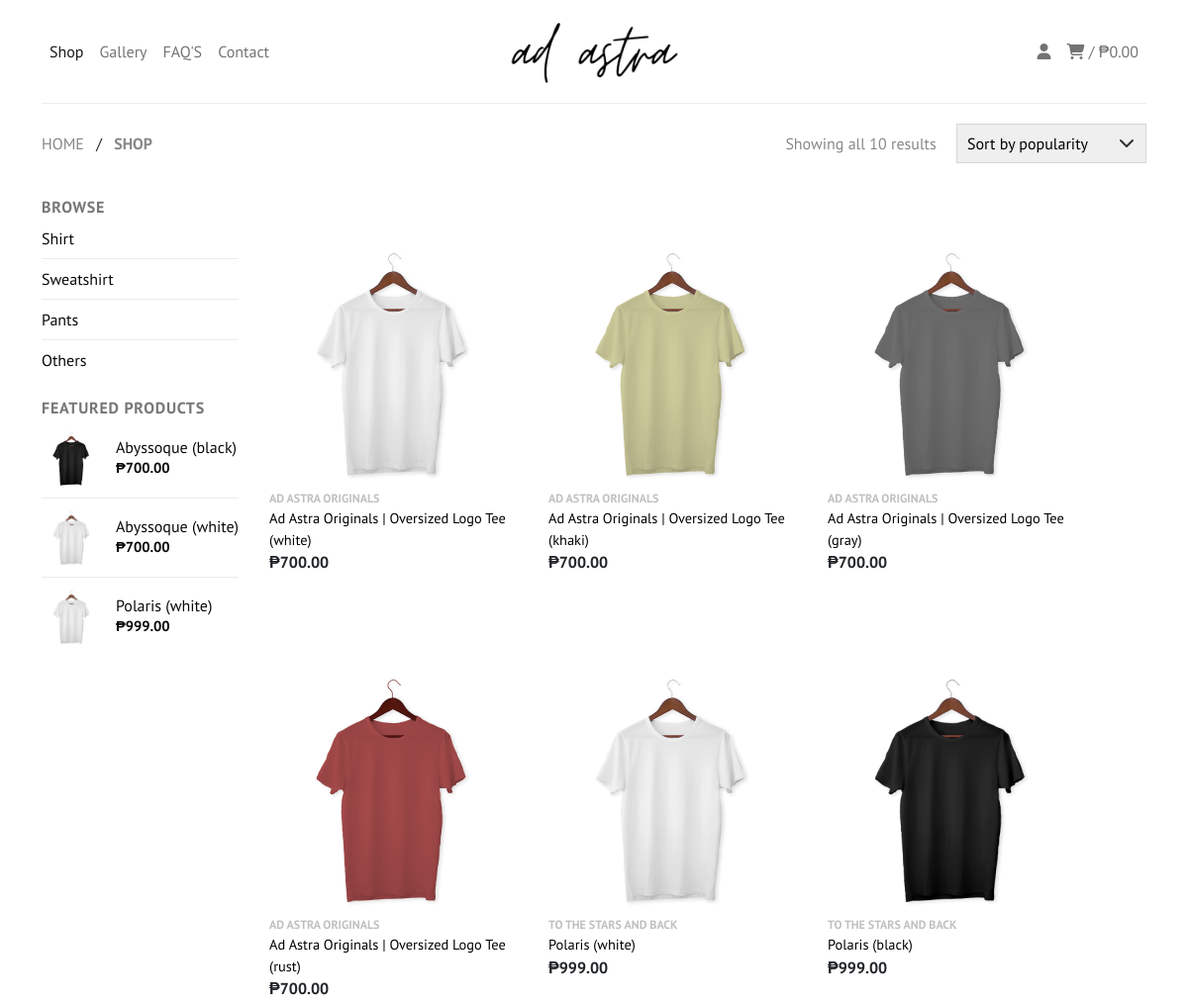
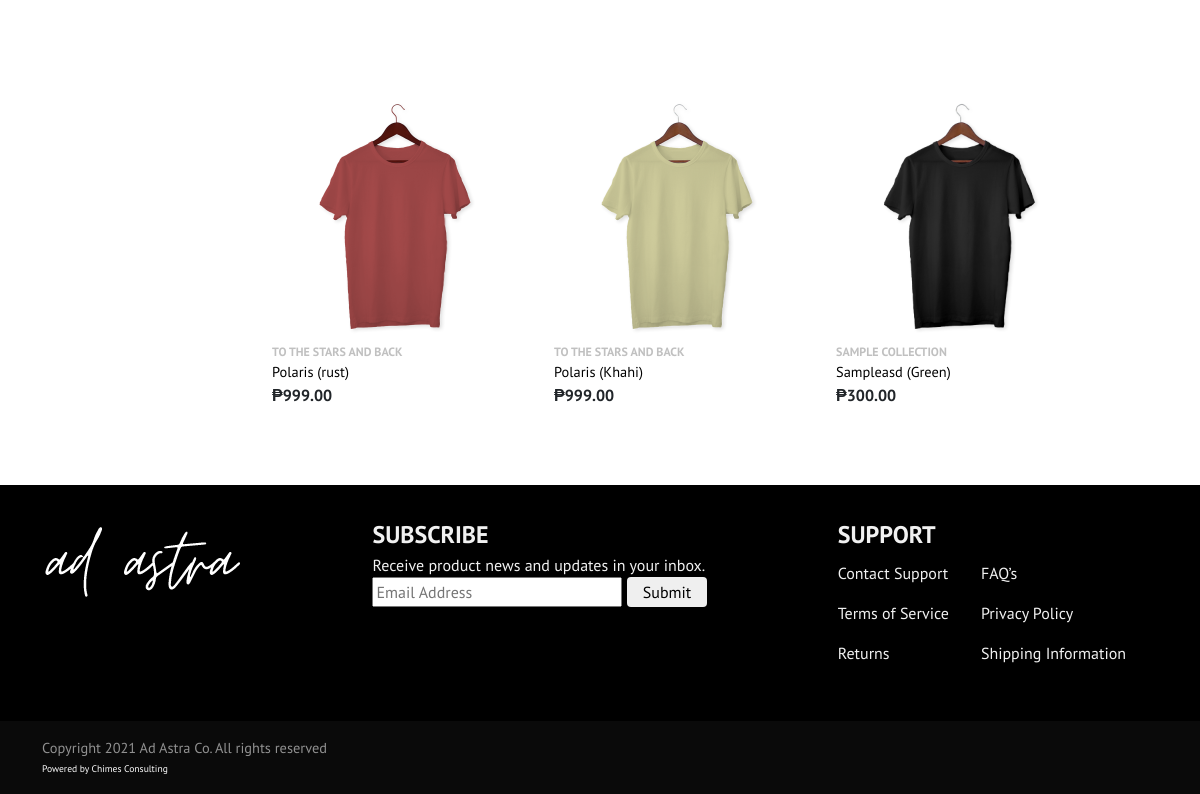
Screenshot of /category.php?cat_id=1 with the database file from the repository (2 pictures, top to bottom).
### tables this page shows
CREATE TABLE `category` (
  `id` int(11) NOT NULL,
  `name` varchar(100) NOT NULL
);

CREATE TABLE `tbl_item` (
  `id` int(11) NOT NULL,
  `name` varchar(255) NOT NULL,
  `color` varchar(50) NOT NULL,
  `price` text NOT NULL,
  `collection` text NOT NULL,
  `category_id` int(11) NOT NULL,
  `img` text NOT NULL,
  `hover_img` text NOT NULL,
  `date` date NOT NULL
);

### category.php (the view, shortened to what this page needs)
<!DOCTYPE html>
<html lang="en">
<?php include 'includes/head.php' ?>
<body>
    <?php include 'includes/nav.php' ?>
    <section class="categories-section">
        <div class="container">
            <div class="breadcrumb-categories">
                <div class="breadcrumbs">
                    <a href="index.php" class="breadcrumb-link">Home</a>
                    <span class="divider">/</span>
                    <a class="breadcrumb-link active-link">Shop</a>
                </div>
                <div class="categories">
                    <p>Showing all 10 results</p>
                    <form action="" class="orderby-form">
                        <select name="orderby" class="orderby">
                            <option value="">Sort by popularity</option>
                        </select>
                    </form>
                </div>
            </div>
        </div>
    </section>
    <section class="main-shop">
        <div class="container">
            <div class="shop-body">
                <?php include 'includes/shop_side_bar.php' ?>
                <div class="shop-products">
                    <div class="shop-product-row">
                        <?php
                        if (isset($_GET['cat_id'])) {
                            $id = $_GET['cat_id'];
                        }
                        $sql = "SELECT * FROM tbl_item WHERE category_id ='$id'";
                        $data = mysqli_query($con, $sql);
                        while ($row = mysqli_fetch_assoc($data)) {
                            $id = $row['id'];
                            $name = $row['name'];
                            $color = $row['color'];
                            $price = $row['price'];
                            $collection = $row['collection'];
                            $category = $row['category_id'];
                            $img = $row['img'];
                        ?>
                            <div class="shop-product-col">
                                <div class="shop-product-box">
                                    <div class="shop-product-image">
                                        <img src="./assets/img/<?php echo $img ?>" alt="">
                                    </div>
                                    <div class="shop-product-text-box">
                                        <div class="shop-product-title-box">
                                            <p class="collection"><?php echo $collection ?></p>
                                            <p class="product-title"><a href="product_page.php?p_id=<?php echo $id ?>&cat_id=<?php echo $category ?>"><?php echo $name ?> (<?php echo $color ?>)</a></p>
                                        </div>
                                        <div class="shop-product-price">
                                            <span class="price">
                                                &#8369;<?php echo $price ?>
                                            </span>
                                        </div>
                                    </div>
                                </div>
                            </div>
                        <?php
                        }
                        ?>
                    </div>
                </div>
            </div>
        </div>
    </section>
    <?php include 'includes/footer.php' ?>
</body>
</html>

### includes/shop_side_bar.php (shortened to what this page needs)
<div class="side-bar">
    <span class="sidebar-header-title">browse</span>
    <ul>
        <?php
        $sql = "SELECT * FROM category";
        $data = mysqli_query($con, $sql);
        while ($row = mysqli_fetch_assoc($data)) {
        ?>
            <li>
                <a href="category.php?cat_id=<?php echo $row['id'] ?>"><?php echo $row['name'] ?></a>
            </li>
        <?php
        }
        ?>
    </ul>
    <span class="sidebar-header-title">Featured Products</span>
    <ul class="featured-product-list">
        <?php
        $sql = "SELECT * FROM tbl_item ORDER BY date DESC LIMIT 3";
        $data = mysqli_query($con, $sql);
        while ($row = mysqli_fetch_assoc($data)) {
            $name = $row['name'];
            $color = $row['color'];
            $price = $row['price'];
            $img = $row['img'];
        ?>
            <li>
                <a href=""><img src="assets/img/<?php echo $img ?>" width="100" height="100" alt="">
                    <span class="sidebar-product-title"><?php echo $name ?> (<?php echo $color ?>)</span>
                    <p class="price-wrapper"><span class="currency">&#8369;<?php echo $price ?></span></p>
                </a>
            </li>
        <?php
        }
        ?>
    </ul>
</div>

### assets/css/style.css (style rules this page uses)
body { font-family: "PT Sans", sans-serif; }
.collection { font-size: 0.75em; color: #7777; margin: 0; text-transform: uppercase; font-weight: 600; }
.product-title { font-size: 0.9em; margin: 0; }
.product-title a { text-decoration: none; color: #000000; }
.price { font-weight: 600; }

### assets/css/product_page.css (style rules this page uses)
.breadcrumb-link { color: #888888; text-transform: uppercase; text-decoration: none; }
.divider { padding: 0 0.5em; }
.currency { font-size: 1.3em; font-weight: 600; }

### assets/css/shop.css (style rules this page uses)
.breadcrumb-categories { padding-bottom: 2rem; border-top: solid #ededed; border-width: 1px 0 1px 0; display: flex; flex-direction: row; justify-content: space-between; align-items: center; position: relative; padding-top: 20px; min-height: 60px; }
.active-link { font-weight: 600; }
.categories p { display: inline-block; margin: 0 1em 0 auto; color: #888888; }
.categories form { display: inline-block; }
select.orderby { padding: 7px 10px; width: 12rem; border: 1px solid #d6d6d6; -webkit-appearance: none; background-repeat: no-repeat; background-position: right 0.45em top 50%; }
.shop-body { display: flex; }
.side-bar { max-width: 20%; }
.shop-products { max-width: 80%; padding: 0 15px 30px; width: 100%; }
.sidebar-header-title { font-size: 1em; font-weight: 600; color: #777777; text-transform: uppercase; letter-spacing: 0.05em; }
.side-bar ul { list-style: none; padding: 0; }
.side-bar li { display: flex; border-bottom: 1px solid #ebebeb; }
.side-bar li:last-child { border-bottom: hidden; }
.side-bar a { text-decoration: none; color: #0a0a0a; padding: 0.5rem 0; flex: 1; }
.featured-product-list li { list-style: none; padding: 10px 0 5px 75px; min-height: 80px; position: relative; overflow: hidden; vertical-align: top; line-height: 1.33; }
.featured-product-list li img { top: 10px; position: absolute; left: 0; width: 60px; height: 60px; margin-bottom: 5px; object-fit: cover; object-position: 50% 50%; }
.price-wrapper { font-size: 0.7em; margin: 0; }
.shop-product-row { display: flex; flex-wrap: wrap; }
.shop-product-col { padding: 3rem 1rem; }
.shop-product-box { width: 250px; }
.shop-product-image { height: auto; width: auto; position: relative; display: inline-block; }
.shop-product-image img { height: 100%; width: 100%; }

### rows the page displays
category: name "Shirt"
category: name "Sweatshirt"
category: name "Pants"
category: name "Others"
tbl_item: img (picture), name "Abyssoque", color "black", price "700.00"
tbl_item: img (picture), name "Abyssoque", color "white", price "700.00"
tbl_item: img (picture), name "Polaris", color "white", price "999.00", collection "TO THE STARS AND BACK"
tbl_item: img (picture), collection "AD ASTRA ORIGINALS", name "Ad Astra Originals | Oversized Logo Tee", color "white", price "700.00"
tbl_item: img (picture), collection "AD ASTRA ORIGINALS", name "Ad Astra Originals | Oversized Logo Tee", color "khaki", price "700.00"
tbl_item: img (picture), collection "AD ASTRA ORIGINALS", name "Ad Astra Originals | Oversized Logo Tee", color "gray", price "700.00"
tbl_item: img (picture), collection "AD ASTRA ORIGINALS", name "Ad Astra Originals | Oversized Logo Tee", color "rust", price "700.00"
tbl_item: img (picture), collection "TO THE STARS AND BACK", name "Polaris", color "black", price "999.00"
tbl_item: img (picture), collection "TO THE STARS AND BACK", name "Polaris", color "rust", price "999.00"
tbl_item: img (picture), collection "TO THE STARS AND BACK", name "Polaris", color "Khahi", price "999.00"
tbl_item: img (picture), collection "SAMPLE COLLECTION", name "Sampleasd", color "Green", price "300.00"
